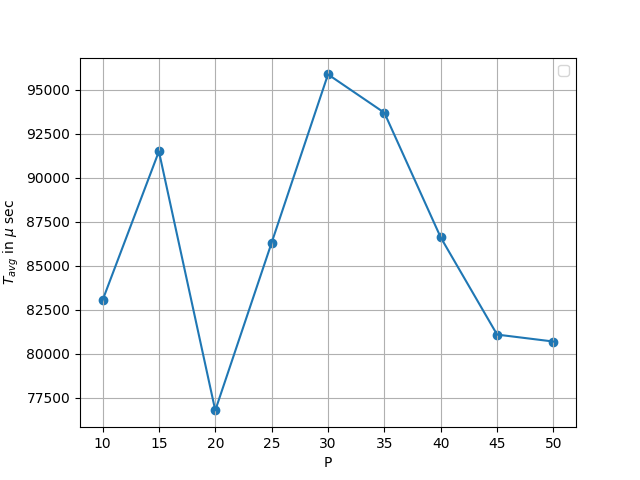

Write Python code to recreate this figure.
import matplotlib.pyplot as plt
x = [10,15,20,25,30,35,40,45,50]
y1 = [83025.46,
91487.62,
76772.58,
86298.68,
95859.32,
93680.38,
86596.42,
81078.98,
80684.14]
plt.plot(x,y1)
plt.scatter(x,y1)
plt.grid()
plt.xlabel("P")
plt.ylabel("$T_{avg}$ in $\mu$ sec")
plt.legend()
plt.show()
